Frame 1 (no input): blank canvas, image omitted
Frame 60 (no input): blank canvas, image omitted
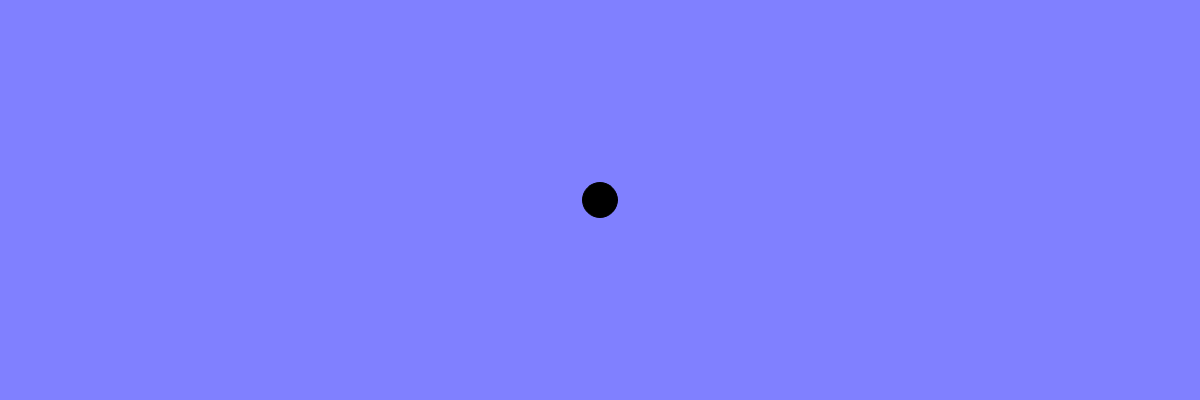
Frame 120 (the mouse pressed at the canvas centre since frame 60)

The p5.js sketch whose frames 1 and 60 were blank and that drew this single picture after the mouse press (run headless with seeded random() and noise() and a simulated clock; from frame 60 on, the mouse is pressed at the canvas centre):

// p5.js sketch
// ── sketch.js

var r = 0;
var g = 0;
var b = 0;

function setup(){

  createCanvas(1200,400);
}

function draw()
{
  r = map(mouseX, 0, 1200, 0, 255);
  g = map(mouseY, 0, 400, 0, 255);
  b = r + g;
  background(r,g,b);

  fill(0);
  ellipse(mouseX, mouseY, 35, 35);
}
